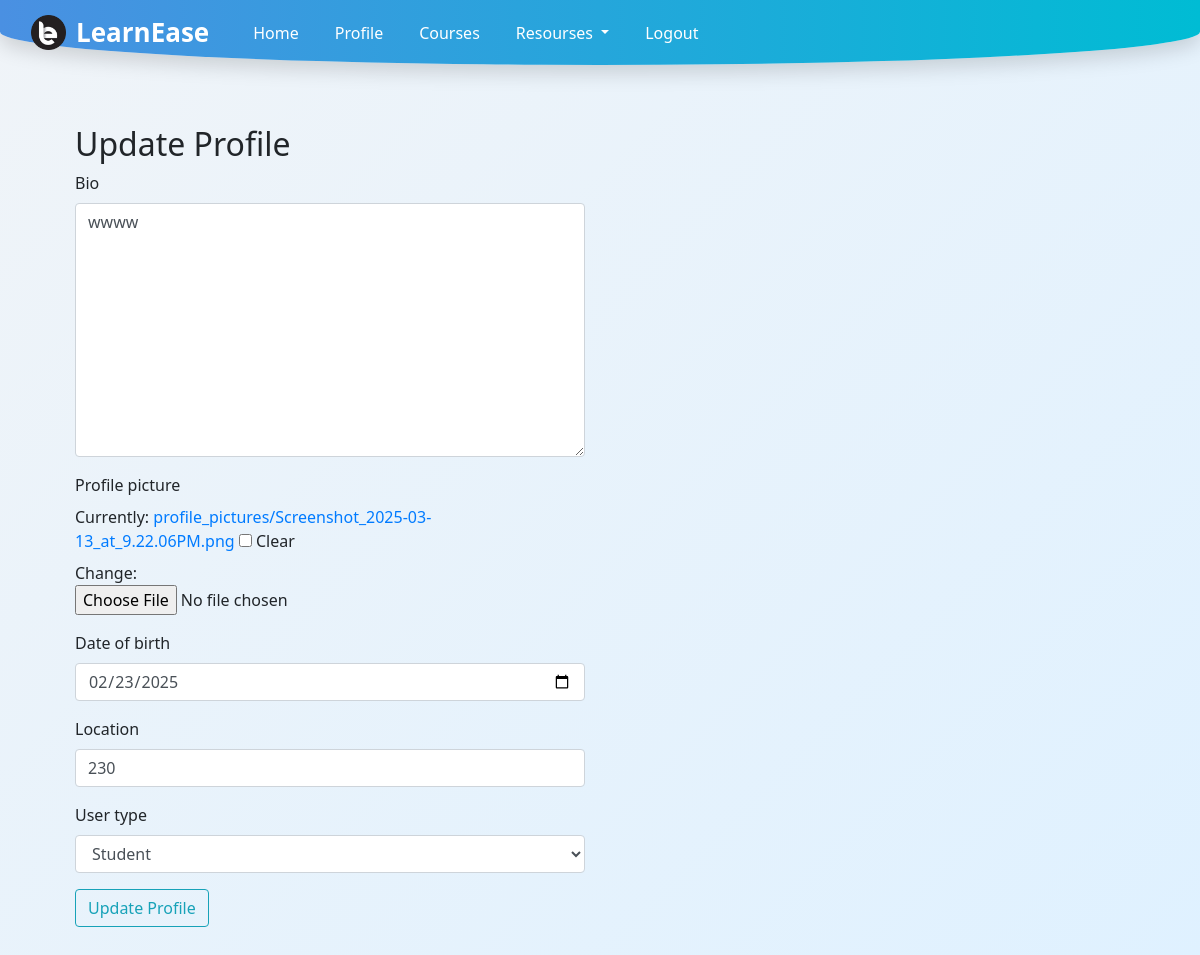
/update_profile/ (signed in), run on the app's committed database.
### learneaseapp/models.py (models this page shows, shortened)
class UserProfile(models.Model):
    USER_TYPE_CHOICES = [
        ('Professor', 'Professor'),
        ('Student', 'Student'),
    ]
    user = models.OneToOneField(User, on_delete=models.CASCADE)
    bio = models.TextField(blank=True)
    profile_picture = models.ImageField(upload_to='profile_pictures/', blank=True)
    date_of_birth = models.DateField(blank=True, null=True)
    location = models.CharField(max_length=100, blank=True)
    user_type = models.CharField(max_length=20, choices=USER_TYPE_CHOICES, blank=True)

### learneaseapp/views.py (the view)
# urls.py: path('update_profile/', views.update_profile, name='update_profile'),
@login_required
def update_profile(request):
    try:
        profile = request.user.userprofile
    except UserProfile.DoesNotExist:
        profile = UserProfile.objects.create(user=request.user)
    if request.method == 'POST':
        form = UserProfileForm(request.POST, request.FILES, instance=profile)
        if form.is_valid():
            profile = form.save(commit=False)
            profile.user = request.user
            profile.save()
            request.session['profile_updated'] = True
            return redirect('profile')
    else:
        form = UserProfileForm(instance=profile)
    return render(request, 'learneaseapp/update_profile.html',{'form':form})

### learneaseapp/forms.py
class UserProfileForm(forms.ModelForm):
    class Meta:
        model = UserProfile
        fields = ['bio', 'profile_picture','date_of_birth','location','user_type']
        widgets = {
            'date_of_birth': forms.DateInput(attrs={'type': 'date', 'placeholder': 'YYYY-MM-DD'}),
        }

### learneaseapp/templates/learneaseapp/update_profile.html (shortened to what this page needs)
{% extends 'learneaseapp/base.html' %}
{% load static %}
{% load crispy_forms_tags %}
{% block content %}
<div class="container">
  <div class="row">
    <div class="col-md-6">
      <h2>Update Profile</h2>
      <form method="post" enctype="multipart/form-data" id="updateProfileForm">
        {{ form|crispy }}
        <button class="btn btn-outline-info" type="button" data-toggle="modal" data-target="#exampleModal">Update Profile</button>
      </form>
    </div>
  </div>
</div>
{% endblock %}

### learneaseapp/templates/learneaseapp/base.html (style rules this page uses)
body { margin: 0; font-family: 'Segoe UI', sans-serif; background: linear-gradient(135deg, #f0f4f8, #dff1ff); min-height: 100vh; background-attachment: fixed; }
html, body { height: 100%; margin: 0; }
body { display: flex; flex-direction: column; }

### data on the page
UserProfile: bio "wwww", date_of_birth "02/23/2025", location "230", user_type "Student"
